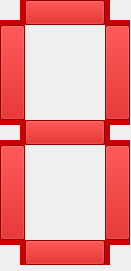
          <widget class="QWidget" name="n4" native="true">
           <property name="geometry">
            <rect>
             <x>510</x>
             <y>100</y>
             <width>131</width>
             <height>271</height>
            </rect>
           </property>
           <widget class="QLabel" name="v71">
            <property name="geometry">
             <rect>
              <x>5</x>
              <y>20</y>
              <width>12</width>
              <height>105</height>
             </rect>
            </property>
            <property name="autoFillBackground">
             <bool>false</bool>
            </property>
            <property name="text">
             <string/>
            </property>
            <property name="pixmap">
             <pixmap>match.svg</pixmap>
            </property>
            <property name="scaledContents">
             <bool>true</bool>
            </property>
           </widget>
           <widget class="QPushButton" name="pushButton_h43">
            <property name="geometry">
             <rect>
              <x>25</x>
              <y>240</y>
              <width>80</width>
              <height>25</height>
             </rect>
            </property>
            <property name="sizePolicy">
             <sizepolicy hsizetype="Fixed" vsizetype="Fixed">
              <horstretch>0</horstretch>
              <verstretch>0</verstretch>
             </sizepolicy>
            </property>
            <property name="minimumSize">
             <size>
              <width>0</width>
              <height>0</height>
             </size>
            </property>
            <property name="styleSheet">
             <string notr="true">QAbstractButton {
                    background: rgba(200,0,0,1);
}</string>
            </property>
            <property name="text">
             <string/>
            </property>
           </widget>
           <widget class="QPushButton" name="pushButton_v71">
            <property name="geometry">
             <rect>
              <x>0</x>
              <y>25</y>
              <width>25</width>
              <height>95</height>
             </rect>
            </property>
            <property name="sizePolicy">
             <sizepolicy hsizetype="Fixed" vsizetype="Fixed">
              <horstretch>0</horstretch>
              <verstretch>0</verstretch>
             </sizepolicy>
            </property>
            <property name="minimumSize">
             <size>
              <width>0</width>
              <height>0</height>
             </size>
            </property>
            <property name="styleSheet">
             <string notr="true">QAbstractButton {
                    background: rgba(200,0,0,1);
}</string>
            </property>
            <property name="text">
             <string/>
            </property>
           </widget>
           <widget class="QPushButton" name="pushButton_v81">
            <property name="geometry">
             <rect>
              <x>105</x>
              <y>25</y>
              <width>25</width>
              <height>95</height>
             </rect>
            </property>
            <property name="sizePolicy">
             <sizepolicy hsizetype="Fixed" vsizetype="Fixed">
              <horstretch>0</horstretch>
              <verstretch>0</verstretch>
             </sizepolicy>
            </property>
            <property name="minimumSize">
             <size>
              <width>0</width>
              <height>0</height>
             </size>
            </property>
            <property name="styleSheet">
             <string notr="true">QAbstractButton {
                    background: rgba(200,0,0,1);
}</string>
            </property>
            <property name="text">
             <string/>
            </property>
           </widget>
           <widget class="QLabel" name="label_h43">
            <property name="geometry">
             <rect>
              <x>20</x>
              <y>240</y>
              <width>90</width>
              <height>25</height>
             </rect>
            </property>
            <property name="styleSheet">
             <string notr="true">background-color:rgb(200, 0, 0);</string>
            </property>
            <property name="text">
             <string/>
            </property>
           </widget>
           <widget class="QLabel" name="label_v71">
            <property name="geometry">
             <rect>
              <x>0</x>
              <y>20</y>
              <width>25</width>
              <height>105</height>
             </rect>
            </property>
            <property name="styleSheet">
             <string notr="true">background-color:rgb(200, 0, 0);</string>
            </property>
            <property name="text">
             <string/>
            </property>
           </widget>
           <widget class="QLabel" name="label_h41">
            <property name="geometry">
             <rect>
              <x>20</x>
              <y>0</y>
              <width>90</width>
              <height>25</height>
             </rect>
            </property>
            <property name="styleSheet">
             <string notr="true">background-color:rgb(200, 0, 0);</string>
            </property>
            <property name="text">
             <string/>
            </property>
           </widget>
           <widget class="QLabel" name="v81">
            <property name="geometry">
             <rect>
              <x>110</x>
              <y>20</y>
              <width>12</width>
              <height>105</height>
             </rect>
            </property>
            <property name="autoFillBackground">
             <bool>false</bool>
            </property>
            <property name="text">
             <string/>
            </property>
            <property name="pixmap">
             <pixmap>match.svg</pixmap>
            </property>
            <property name="scaledContents">
             <bool>true</bool>
            </property>
           </widget>
           <widget class="QLabel" name="h43">
            <property name="geometry">
             <rect>
              <x>20</x>
              <y>245</y>
              <width>90</width>
              <height>12</height>
             </rect>
            </property>
            <property name="text">
             <string/>
            </property>
            <property name="pixmap">
             <pixmap>match2.svg</pixmap>
            </property>
            <property name="scaledContents">
             <bool>true</bool>
            </property>
           </widget>
           <widget class="QLabel" name="label_h42">
            <property name="geometry">
             <rect>
              <x>20</x>
              <y>120</y>
              <width>90</width>
              <height>25</height>
             </rect>
            </property>
            <property name="styleSheet">
             <string notr="true">background-color:rgb(200, 0, 0);</string>
            </property>
            <property name="text">
             <string/>
            </property>
           </widget>
           <widget class="QPushButton" name="pushButton_h41">
            <property name="geometry">
             <rect>
              <x>25</x>
              <y>0</y>
              <width>80</width>
              <height>25</height>
             </rect>
            </property>
            <property name="sizePolicy">
             <sizepolicy hsizetype="Fixed" vsizetype="Fixed">
              <horstretch>0</horstretch>
              <verstretch>0</verstretch>
             </sizepolicy>
            </property>
            <property name="minimumSize">
             <size>
              <width>0</width>
              <height>0</height>
             </size>
            </property>
            <property name="styleSheet">
             <string notr="true">QAbstractButton {
                    background: rgba(200,0,0,1);
}</string>
            </property>
            <property name="text">
             <string/>
            </property>
           </widget>
           <widget class="QLabel" name="h41">
            <property name="geometry">
             <rect>
              <x>20</x>
              <y>5</y>
              <width>90</width>
              <height>12</height>
             </rect>
            </property>
            <property name="text">
             <string/>
            </property>
            <property name="pixmap">
             <pixmap>match2.svg</pixmap>
            </property>
            <property name="scaledContents">
             <bool>true</bool>
            </property>
           </widget>
           <widget class="QLabel" name="h42">
            <property name="geometry">
             <rect>
              <x>20</x>
              <y>125</y>
              <width>90</width>
              <height>12</height>
             </rect>
            </property>
            <property name="text">
             <string/>
            </property>
            <property name="pixmap">
             <pixmap>match2.svg</pixmap>
            </property>
            <property name="scaledContents">
             <bool>true</bool>
            </property>
           </widget>
           <widget class="QPushButton" name="pushButton_h42">
            <property name="geometry">
             <rect>
              <x>25</x>
              <y>120</y>
              <width>80</width>
              <height>25</height>
             </rect>
            </property>
            <property name="sizePolicy">
             <sizepolicy hsizetype="Fixed" vsizetype="Fixed">
              <horstretch>0</horstretch>
              <verstretch>0</verstretch>
             </sizepolicy>
            </property>
            <property name="minimumSize">
             <size>
              <width>0</width>
              <height>0</height>
             </size>
            </property>
            <property name="styleSheet">
             <string notr="true">QAbstractButton {
                    background: rgba(200,0,0,1);
}</string>
            </property>
            <property name="text">
             <string/>
            </property>
           </widget>
           <widget class="QLabel" name="label_v81">
            <property name="geometry">
             <rect>
              <x>105</x>
              <y>20</y>
              <width>25</width>
              <height>105</height>
             </rect>
            </property>
            <property name="styleSheet">
             <string notr="true">background-color:rgb(200, 0, 0);</string>
            </property>
            <property name="text">
             <string/>
            </property>
           </widget>
           <widget class="QPushButton" name="pushButton_v72">
            <property name="geometry">
             <rect>
              <x>0</x>
              <y>145</y>
              <width>25</width>
              <height>95</height>
             </rect>
            </property>
            <property name="sizePolicy">
             <sizepolicy hsizetype="Fixed" vsizetype="Fixed">
              <horstretch>0</horstretch>
              <verstretch>0</verstretch>
             </sizepolicy>
            </property>
            <property name="minimumSize">
             <size>
              <width>0</width>
              <height>0</height>
             </size>
            </property>
            <property name="styleSheet">
             <string notr="true">QAbstractButton {
                    background: rgba(200,0,0,1);
}</string>
            </property>
            <property name="text">
             <string/>
            </property>
           </widget>
           <widget class="QLabel" name="label_v72">
            <property name="geometry">
             <rect>
              <x>0</x>
              <y>140</y>
              <width>25</width>
              <height>105</height>
             </rect>
            </property>
            <property name="styleSheet">
             <string notr="true">background-color:rgb(200, 0, 0);</string>
            </property>
            <property name="text">
             <string/>
            </property>
           </widget>
           <widget class="QLabel" name="v72">
            <property name="geometry">
             <rect>
              <x>5</x>
              <y>140</y>
              <width>12</width>
              <height>105</height>
             </rect>
            </property>
            <property name="autoFillBackground">
             <bool>false</bool>
            </property>
            <property name="text">
             <string/>
            </property>
            <property name="pixmap">
             <pixmap>match.svg</pixmap>
            </property>
            <property name="scaledContents">
             <bool>true</bool>
            </property>
           </widget>
           <widget class="QPushButton" name="pushButton_v82">
            <property name="geometry">
             <rect>
              <x>105</x>
              <y>145</y>
              <width>25</width>
              <height>95</height>
             </rect>
            </property>
            <property name="sizePolicy">
             <sizepolicy hsizetype="Fixed" vsizetype="Fixed">
              <horstretch>0</horstretch>
              <verstretch>0</verstretch>
             </sizepolicy>
            </property>
            <property name="minimumSize">
             <size>
              <width>0</width>
              <height>0</height>
             </size>
            </property>
            <property name="styleSheet">
             <string notr="true">QAbstractButton {
                    background: rgba(200,0,0,1);
}</string>
            </property>
            <property name="text">
             <string/>
            </property>
           </widget>
           <widget class="QLabel" name="label_v82">
            <property name="geometry">
             <rect>
              <x>105</x>
              <y>140</y>
              <width>25</width>
              <height>105</height>
             </rect>
            </property>
            <property name="styleSheet">
             <string notr="true">background-color:rgb(200, 0, 0);</string>
            </property>
            <property name="text">
             <string/>
            </property>
           </widget>
           <widget class="QLabel" name="v82">
            <property name="geometry">
             <rect>
              <x>110</x>
              <y>140</y>
              <width>12</width>
              <height>105</height>
             </rect>
            </property>
            <property name="autoFillBackground">
             <bool>false</bool>
            </property>
            <property name="text">
             <string/>
            </property>
            <property name="pixmap">
             <pixmap>match.svg</pixmap>
            </property>
            <property name="scaledContents">
             <bool>true</bool>
            </property>
           </widget>
           <zorder>label_v72</zorder>
           <zorder>label_h42</zorder>
           <zorder>label_v81</zorder>
           <zorder>label_v82</zorder>
           <zorder>label_h43</zorder>
           <zorder>label_h41</zorder>
           <zorder>label_v71</zorder>
           <zorder>h43</zorder>
           <zorder>v72</zorder>
           <zorder>h42</zorder>
           <zorder>v82</zorder>
           <zorder>v81</zorder>
           <zorder>h41</zorder>
           <zorder>v71</zorder>
           <zorder>pushButton_v72</zorder>
           <zorder>pushButton_h43</zorder>
           <zorder>pushButton_v71</zorder>
           <zorder>pushButton_v81</zorder>
           <zorder>pushButton_h41</zorder>
           <zorder>pushButton_h42</zorder>
           <zorder>pushButton_v82</zorder>
          </widget>
